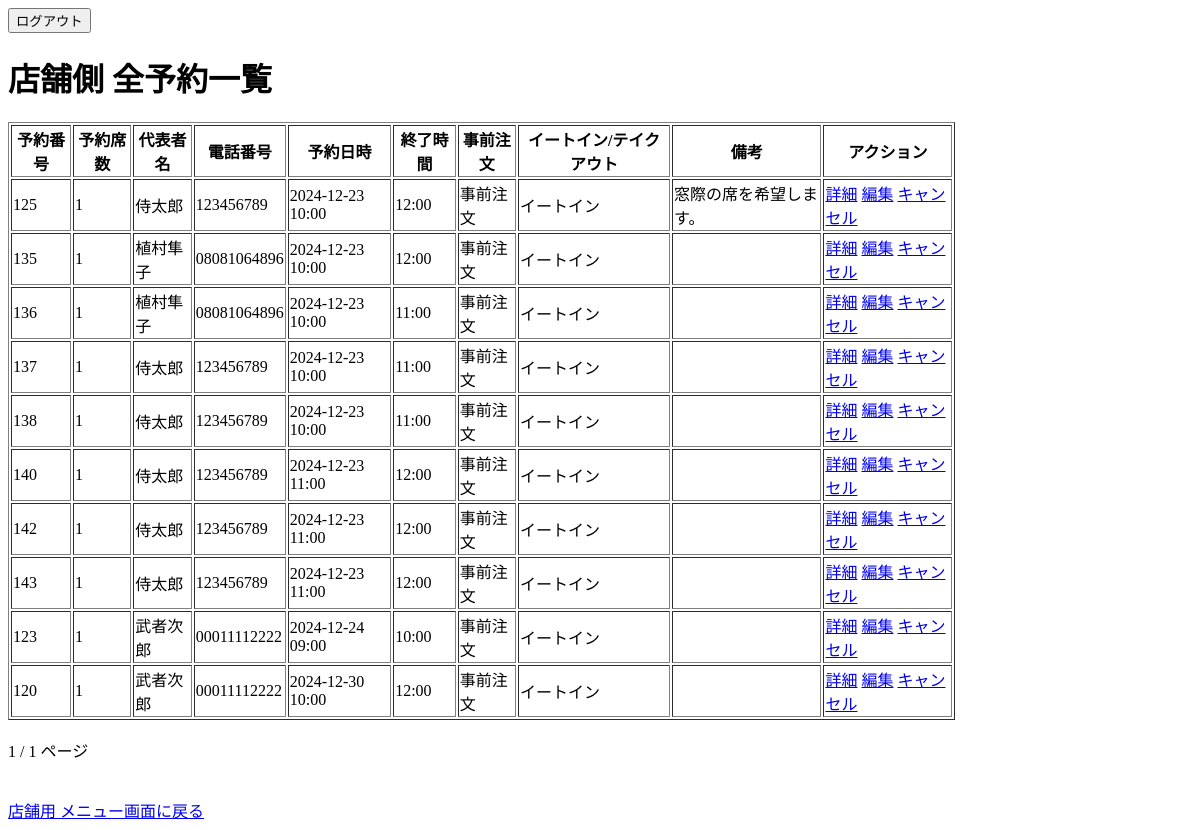
Before: /menu_shop/list/ (signed in) with the older database file.
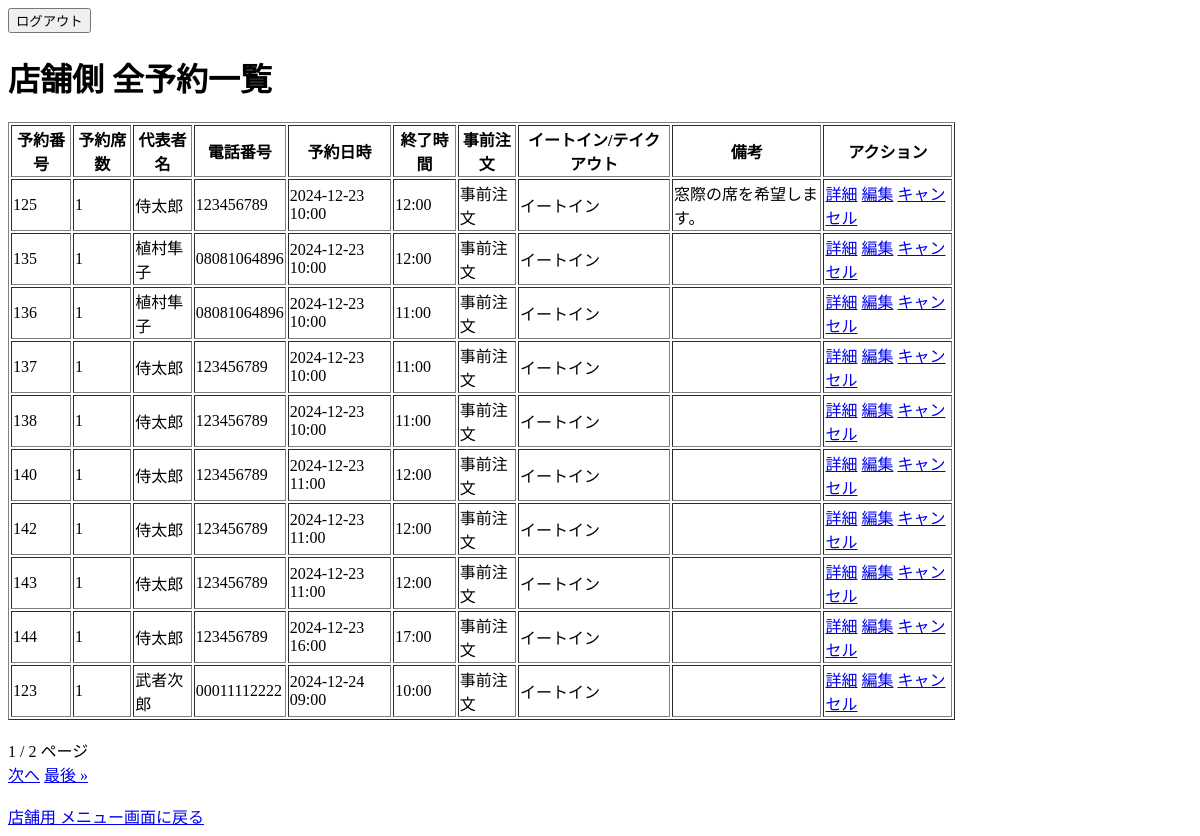
After: the same page with the newer database file.
### reservations/models.py (models this page shows, shortened)
class Reservation(models.Model):
    customer_name = models.CharField(max_length=60, verbose_name="代表者名")
    phone_number = models.CharField(max_length=15, verbose_name="お電話番号（ハイフンなし）")
    hour = models.PositiveIntegerField(verbose_name="ご利用時間")
    start = models.DateTimeField(verbose_name="開始時間")
    end = models.DateTimeField(verbose_name="終了時間", null=True, blank=True)
    seat_count = models.PositiveIntegerField(verbose_name="予約席数", default=1)
    remark = models.TextField(max_length=200, verbose_name="備考欄", null=True, blank=True)
    RESERVATION_IS_PREORDER = ((1, '事前注文'), (2, 'お店で注文'))
    is_preorder = models.IntegerField(choices=RESERVATION_IS_PREORDER, verbose_name="事前注文の有無")
    RESERVATION_IS_EATIN = ((1, 'イートイン'), (2, 'テイクアウト'))
    is_eatin = models.IntegerField(choices=RESERVATION_IS_EATIN, verbose_name="イートイン/テイクアウト")
    menu_items = models.ManyToManyField(Items, through='ReservationItem', verbose_name="注文メニュー")

### reservations/views.py (the view)
# urls.py: path('menu_shop/list/', views.AllReservationsListView.as_view(), name="menu_shop_list"),
class AllReservationsListView(LoginRequiredMixin, ListView):
    model = Reservation
    template_name = 'reservations/all_reservations_list.html'  # 使用するテンプレート
    context_object_name = 'reservations'  # テンプレートで使用するオブジェクト名
    paginate_by = 10
    def get_queryset(self):
        one_hour_ago = now() - timedelta(hours=2)  # 現在時刻から2時間前
        return Reservation.objects.filter(start__gte=one_hour_ago).order_by('start')

### reservations/templates/reservations/all_reservations_list.html (shortened to what this page needs)
{% extends 'base.html' %}
{% block content %}
<h1>店舗側 全予約一覧</h1>
{% if reservations %}
    <table border="1" style="width: 80%;">
        <thead>
            <tr>
                <th>予約番号</th>
                <th>予約席数</th>
                <th>代表者名</th>
                <th>電話番号</th>
                <th>予約日時</th>
                <th>終了時間</th>
                <th>事前注文</th>
                <th>イートイン/テイクアウト</th>
                <th>備考</th>
                <th>アクション</th>
            </tr>
        </thead>
        <tbody>
            {% for reservation in reservations %}
                <tr>
                    <td>{{ reservation.id }}</td>
                    <td>{{ reservation.seat_count }}</td>
                    <td>{{ reservation.customer_name }}</td>
                    <td>{{ reservation.phone_number }}</td>
                    <td>{{ reservation.start|date:"Y-m-d H:i" }}</td>
                    <td>{{ reservation.end|date:"H:i" }}</td>
                    <td>{{ reservation.get_is_preorder_display }}</td>
                    <td>{{ reservation.get_is_eatin_display }}</td>
                    <td>{{ reservation.remark }}</td>
                    <td>
                        <a href="{% url 'menu_shop_detail' pk=reservation.pk %}">詳細</a>
                        <a href="{% url 'menu_shop_edit' pk=reservation.pk %}">編集</a>
                        <a href="{% url 'menu_shop_delete' pk=reservation.pk %}">キャンセル</a>
                    </td>
                </tr>
            {% endfor %}
        </tbody>
    </table>
{% else %}
    <p>今日以降の予約はありません。</p>
{% endif %}
<br>
{{ page_obj.number }} / {{page_obj.paginator.num_pages}} ページ <br>
{% if page_obj.has_next %}
<a href="?page={{ page_obj.next_page_number }}">次へ</a>
<a href="?page={{ page_obj.paginator.num_pages}}">最後 &raquo;</a>
{% endif %}
<br>
<br>
<a href="{% url 'menu_shop' %}">店舗用 メニュー画面に戻る</a>
{% endblock %}

Changed rows visible on the page:
no longer on this page (row unchanged): Reservation: id "120", seat_count "1", customer_name "武者次郎", phone_number "00011112222", start "2024-12-30 10:00", end "12:00", is_preorder "事前注文", is_eatin "イートイン"
added Reservation: id "144", seat_count "1", customer_name "侍太郎", phone_number "123456789", start "2024-12-23 16:00", end "17:00", is_preorder "事前注文", is_eatin "イートイン"
Other visible differences:
{{ page_obj.paginator.num_pages }}: "1" → "2"
text now shown: "次へ 最後 »"
